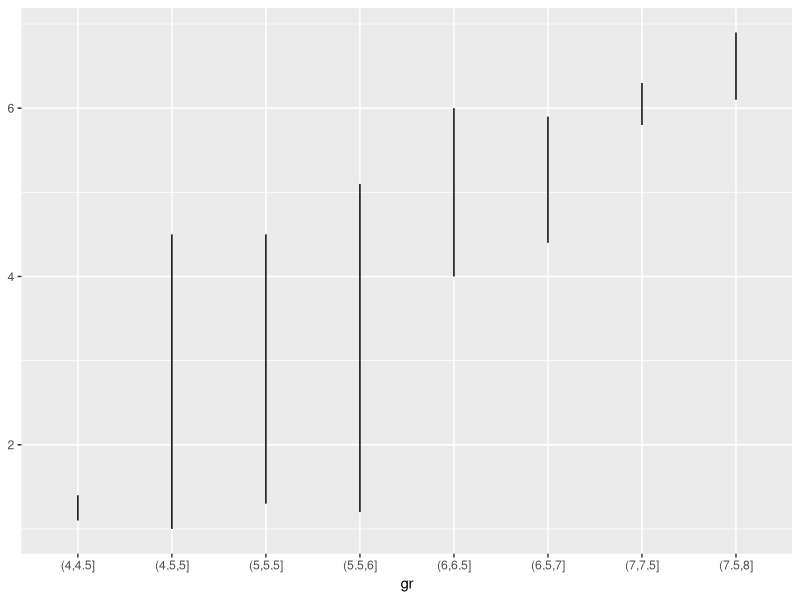

Source code (R):
library(dplyr)
library(ggplot2)

df <- iris %>%
  mutate(gr = cut(Sepal.Length, seq(4,8,0.5))) %>%
  group_by(gr) %>%
  summarise(min = min(Petal.Length),
            max = max(Petal.Length))


ggplot(df, aes(x=gr, ymin=min, ymax=max)) + 
  geom_linerange()
